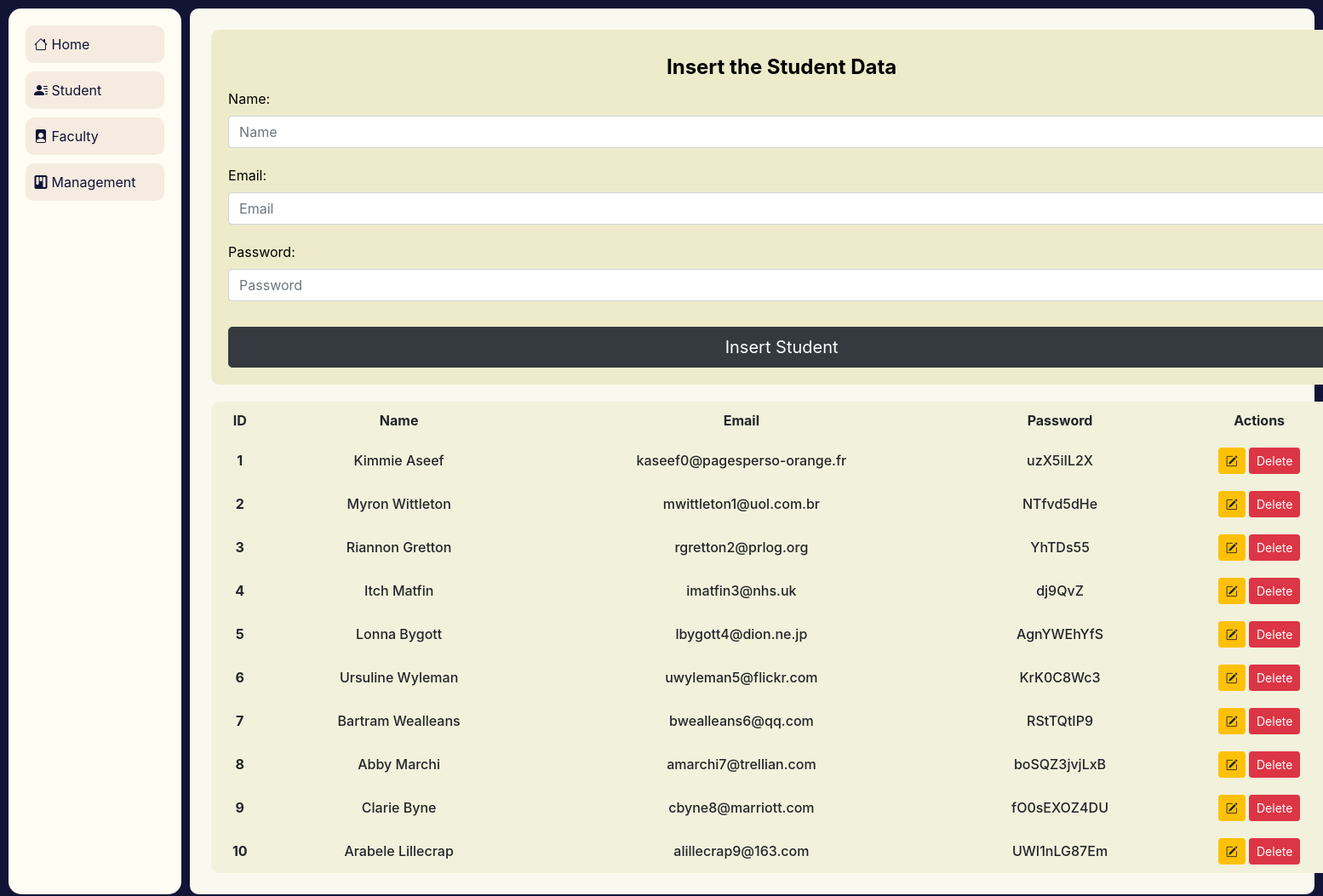
Page /student on the committed database.
### CRUD/models.py (models this page shows)
class User(models.Model):
    name=models.CharField(max_length=70)
    email=models.EmailField(max_length=70)
    password=models.CharField(max_length=70)

### CRUD/views.py (the view)
# urls.py: path('student', views.view_student, name='viewstudent'),
def view_student(request):
    if request.method == 'POST':
        form = StudentRegistration(request.POST)
        if form.is_valid():
            name = form.cleaned_data['name']
            email = form.cleaned_data['email']
            password = form.cleaned_data['password']
            registration = User(name=name, email=email, password=password)
            registration.save()
            form = StudentRegistration()
    else:
        form = StudentRegistration()
    student = User.objects.all()
    return render(request, 'student/index.html', {'form': form, 'student': student})

### CRUD/forms.py
class StudentRegistration(forms.ModelForm):
    class Meta:
        model = User
        fields = ['name', 'email', 'password']
        widgets = {
            'name': forms.TextInput(attrs={'class': 'form-control', 'placeholder': 'Name'}),
            'email': forms.EmailInput(attrs={'class': 'form-control', 'placeholder': 'Email'}),
            'password': forms.PasswordInput(render_value=True, attrs={'class': 'form-control', 'placeholder': 'Password'}),
        }

### CRUD/templates/student/index.html (shortened to what this page needs)
{% extends '../base.html' %} {% block content %}
{% load static %}
<div class="homepage-container">
  <div class="form-container">
    <h4 class="text-center add-student-header">Insert the Student Data</h4>
    <form method="POST">
      {{form.as_p}}
      <input type="submit" class="btn btn-lg btn-dark w-100" value="Insert Student" />
    </form>
  </div>
    {% if student %}
    <table>
      <thead>
        <tr>
          <th scope="col">ID</th>
          <th scope="col">Name</th>
          <th scope="col">Email</th>
          <th scope="col">Password</th>
          <th scope="col">Actions</th>
        </tr>
      </thead>
      <tbody>
        {% for data in student %}
        <tr>
          <th scope="row">{{data.id}}</th>
          <td>{{data.name}}</td>
          <td>{{data.email}}</td>
          <td>{{data.password}}</td>
          <td>
            <a
              href="{% url 'updatestudent' data.id %}"
              class="btn btn-warning btn-sm"
              ><i class="bi bi-pencil-square"></i
            ></a>
            <form
              action="{% url 'deletestudent' data.id %}"
              method="POST"
              class="d-inline"
            >
              <input
                type="submit"
                class="btn btn-danger btn-sm"
                value="Delete"
              />
            </form>
          </td>
        </tr>
        {% endfor %}
      </tbody>
    </table>
    {% else %}
    <h4 class="text-center alert alert-warning">No Records</h4>
    {% endif %}
  </div>
</div>
{% endblock content %}

### CRUD/static/student/css/styles.css (style rules this page uses)
*, *::before, *::after { box-sizing: border-box; }
body, h1, h2, h3, h4, p, figure, blockquote, dl, dd { margin: 0; }
body { min-height: 100vh; text-rendering: optimizeSpeed; line-height: 1.5; background-color: #121435; }
input, button, textarea, select { font: inherit; }
.form-container { background-color: #EDEBCA; border-radius: 10px; padding: 20px; color: #000; width: auto; }
.form-container h4 { font-weight: 700; margin: 10px; }
.form-container form { width: auto; min-width: 1300px; display: flex; gap: 20px; flex-direction: column; }
.homepage-container { display: grid; grid-template-columns: auto; gap: 20px; }
.form-container input[type="submit"] { margin-top: 10px; }
table { background-color: #f2f1dc; border-radius: 10px; width: 100%; max-width: 100%; text-align: center; }
thead tr th { padding: 10px; }
tr td { padding: 10px; font-size: 1rem; font-weight: 500; }
table tr:last-child td:last-child { border-bottom-right-radius: 10px; }
table tr:first-child th:first-child { border-top-left-radius: 10px; }
table tr:first-child th:last-child { border-top-right-radius: 10px; }

### rows in the picture
User: id "1", name "Kimmie Aseef", email "kaseef0@pagesperso-orange.fr", password "uzX5iIL2X"
User: id "2", name "Myron Wittleton", email "mwittleton1@uol.com.br", password "NTfvd5dHe"
User: id "3", name "Riannon Gretton", email "rgretton2@prlog.org", password "YhTDs55"
User: id "4", name "Itch Matfin", email "imatfin3@nhs.uk", password "dj9QvZ"
User: id "5", name "Lonna Bygott", email "lbygott4@dion.ne.jp", password "AgnYWEhYfS"
User: id "6", name "Ursuline Wyleman", email "uwyleman5@flickr.com", password "KrK0C8Wc3"
User: id "7", name "Bartram Wealleans", email "bwealleans6@qq.com", password "RStTQtIP9"
User: id "8", name "Abby Marchi", email "amarchi7@trellian.com", password "boSQZ3jvjLxB"
User: id "9", name "Clarie Byne", email "cbyne8@marriott.com", password "fO0sEXOZ4DU"
User: id "10", name "Arabele Lillecrap", email "alillecrap9@163.com", password "UWI1nLG87Em"
